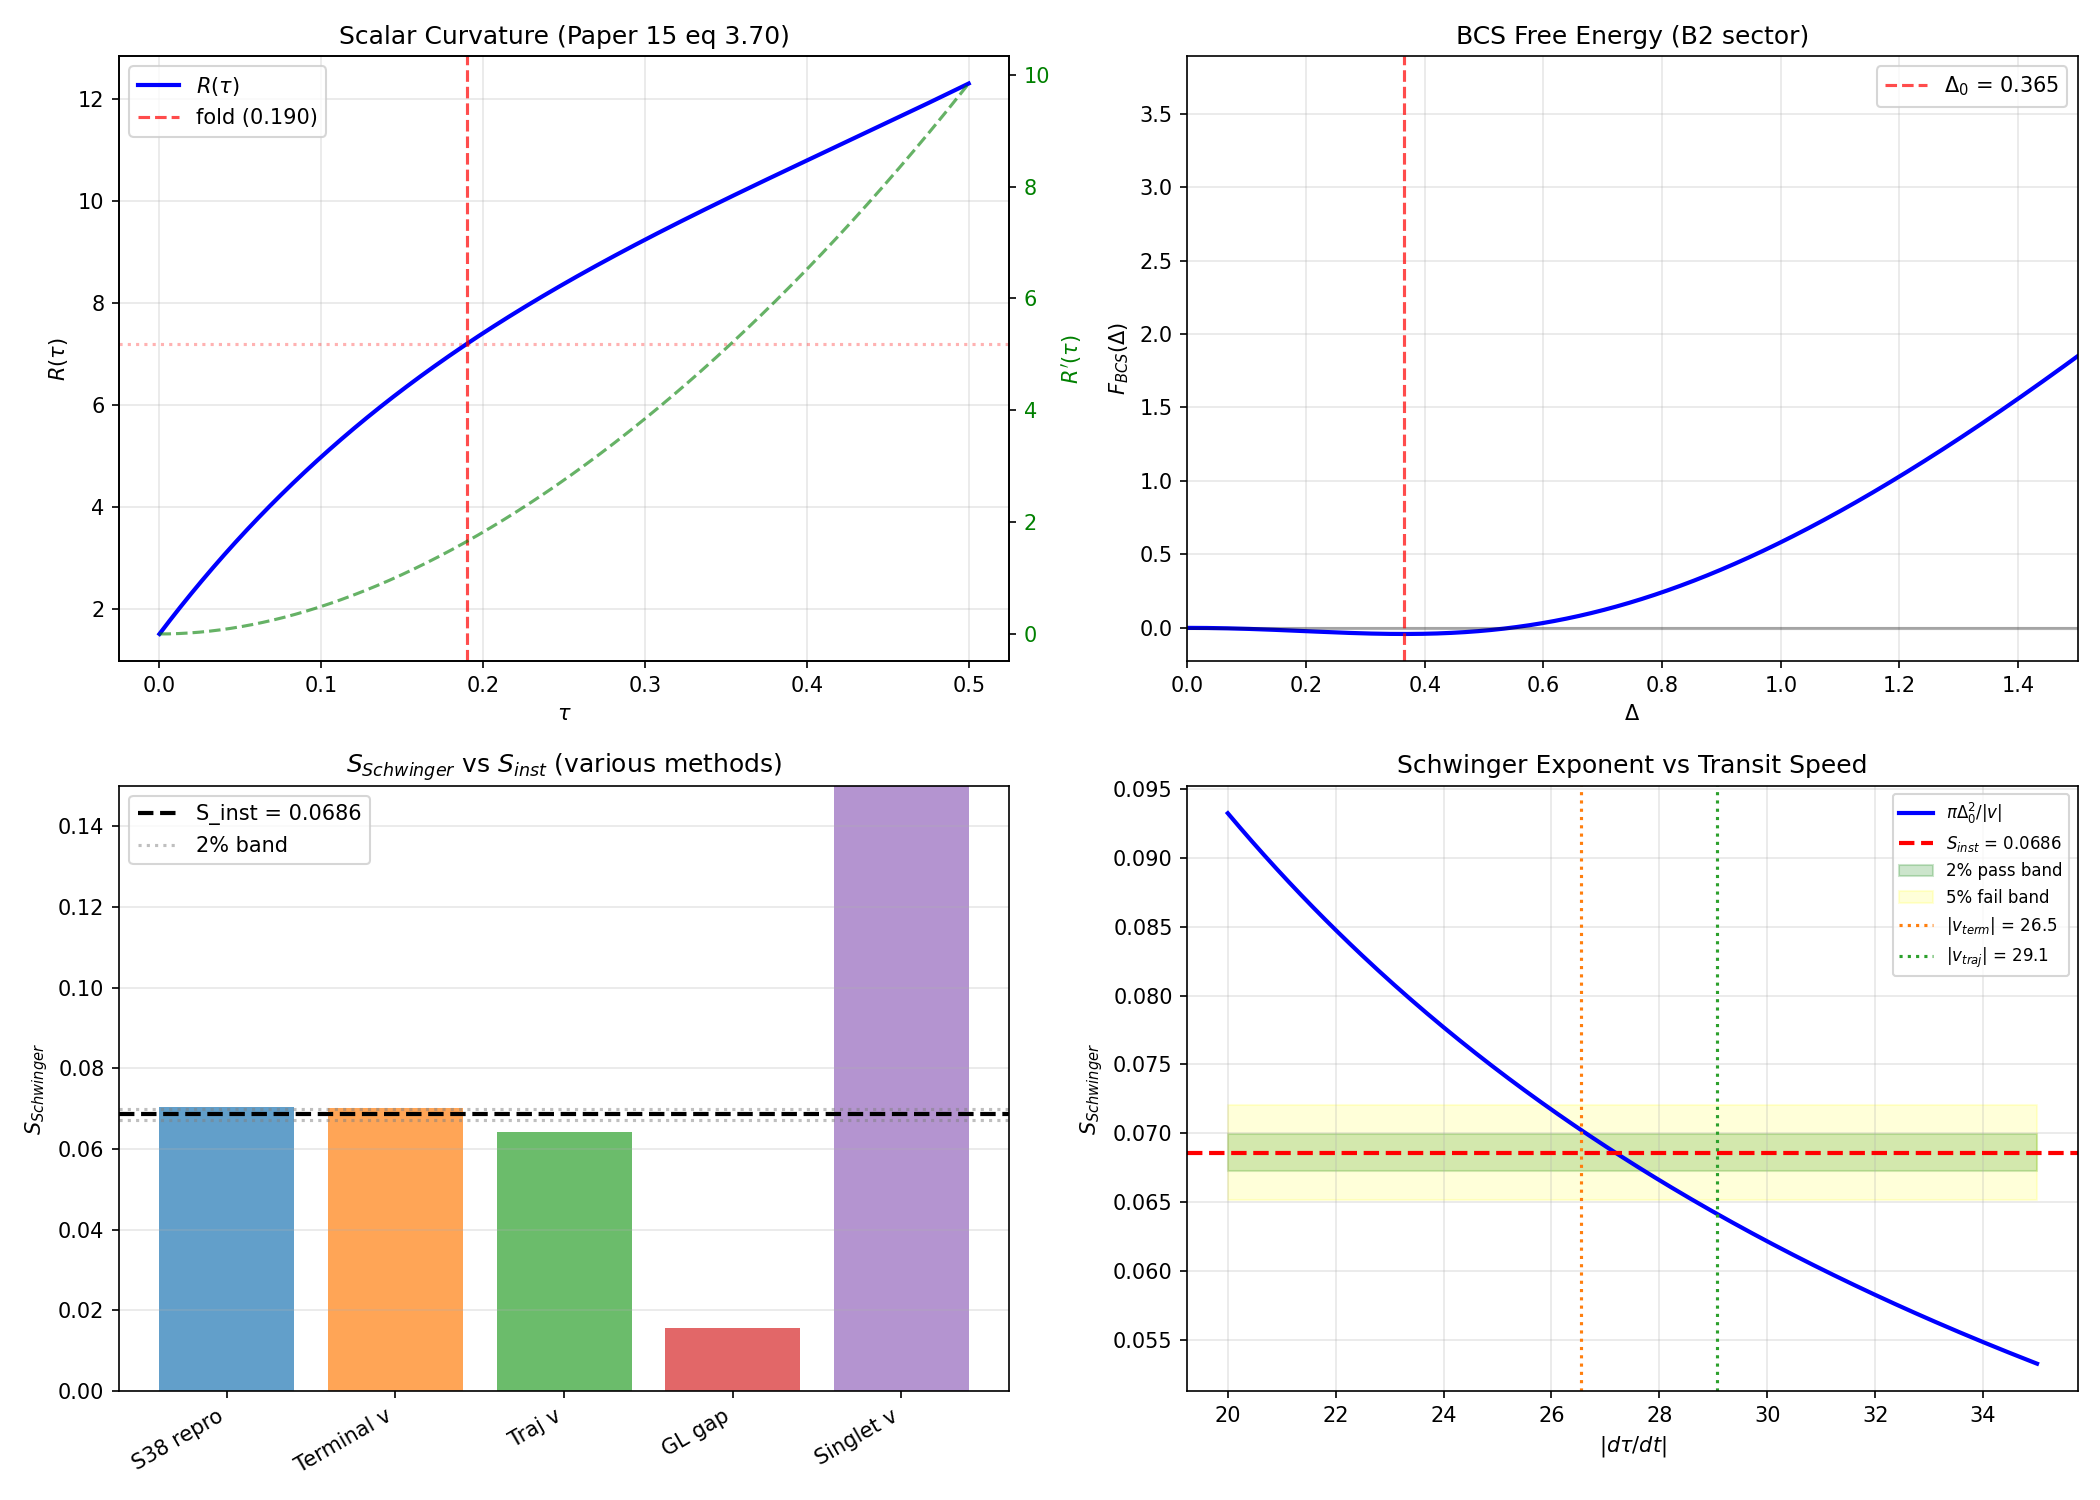

Python code for this plot:
#!/usr/bin/env python3
"""
Session 39 W1-3: Schwinger Exponent from Scalar Curvature (SCHWING-GEOM-39)
============================================================================

GATE: SCHWING-GEOM-39
  PASS: |S_Schwinger(geometric) - S_inst| / S_inst < 0.02
  FAIL: discrepancy > 5%

TASK:
  Express S_Schwinger = pi * Delta_0^2 / |dtau/dt| entirely in terms of
  geometric quantities from Baptista Paper 15 (scalar curvature R(tau),
  eq 3.70) and Paper 16 (Dirac spectrum). Compare with S_inst = 0.069
  from the instanton computation.

  The Schwinger exponent measures pair creation rate in the Lorentzian
  picture. The instanton action measures tunneling rate in the Euclidean
  picture. If S_Schwinger = S_inst, the two descriptions are unified:
  the instanton gas IS the Schwinger pair creation in Euclidean time.

PHYSICAL CHAIN:
  R(tau) -> dS/dtau -> |dtau/dt| (from energy conservation)
  D_K eigenvalues -> V(B2,B2), rho(B2) -> Delta_0 (BCS gap)
  => S_Schwinger = pi * Delta_0^2 / |dtau/dt|
  => Compare with S_inst from GL instanton integral

SCALAR CURVATURE (Baptista Paper 15, eq 3.70):
  R(s) = (3/2) * [2*exp(2s) - 1 + 8*(exp(-s) - exp(-4s))]

  This is the scalar curvature of the Jensen 1-parameter family of
  left-invariant metrics on SU(3), parameterized by s = tau.
  At s = 0 (bi-invariant Einstein metric): R(0) = 3/2 * (2-1+0) = 3/2 * 9 = 27/2

  Actually: R(0) = (3/2)*(2*1 - 1 + 8*(1-1)) = (3/2)*1 = 3/2.
  Wait -- need to be careful. At s=0:
    2*exp(0) - 1 + 8*(exp(0) - exp(0)) = 2 - 1 + 8*0 = 1
  So R(0) = 3/2.

  The potential for tau dynamics is V(tau) = -R(tau) (Baptista eq 3.79).
  The modulus field tau obeys: (1/2)(dtau/dt)^2 + V(tau) = E_total.

Author: gen-physicist, Session 39
Date: 2026-03-09
"""

import os
import sys
import time
import numpy as np
from scipy.integrate import trapezoid
import matplotlib
matplotlib.use('Agg')
import matplotlib.pyplot as plt

SCRIPT_DIR = os.path.dirname(os.path.abspath(__file__))
t0 = time.time()

print("=" * 78)
print("Session 39 W1-3: Schwinger Exponent from Scalar Curvature")
print("GATE: SCHWING-GEOM-39")
print("=" * 78)

# ======================================================================
#  STEP 0: Load input data
# ======================================================================

print("\n--- Loading input data ---")

inst_data = np.load(os.path.join(SCRIPT_DIR, 's37_instanton_action.npz'),
                    allow_pickle=True)
dyn_data = np.load(os.path.join(SCRIPT_DIR, 's36_tau_dynamics.npz'),
                   allow_pickle=True)
susc_data = np.load(os.path.join(SCRIPT_DIR, 's37_pair_susceptibility.npz'),
                    allow_pickle=True)

# Key stored values
S_inst_best = float(inst_data['S_inst_best'])          # 0.06860 (Method D, numerical)
S_inst_D = float(inst_data['S_inst_D'])                # same
Delta_0_peak = float(inst_data['Delta_0_peak'])        # 0.7704
Delta_0_num = float(inst_data['Delta_0_num'])          # 0.3646 (alpha-parameterized)
tau_fold = float(inst_data['tau_fold'])                 # 0.19016
E_cond_use = float(inst_data['E_cond_use'])            # -0.1557
E_cond_full = float(inst_data['E_cond_full'])          # -0.1369
rho_B2_per_mode = float(inst_data['rho_B2_per_mode'])  # 14.023
B2_bw = float(inst_data['B2_bw'])                      # 0.0579
E_fold = float(inst_data['E_fold'])                    # 0.8452

# GL coefficients from Method A (E_cond + Delta_0)
a_GL = float(inst_data['a_A'])                         # -0.5245
b_GL = float(inst_data['b_A'])                         #  0.4419

# BCS free energy landscape (B2 sector)
delta_scan = inst_data['delta_scan']                   # shape (10001,)
F_BCS_B2 = inst_data['F_BCS_B2']                      # shape (10001,)

# Transit velocity from S36
v_terminal_full = float(dyn_data['an_S_full_v_terminal'])       # -26.545
v_terminal_singlet = float(dyn_data['an_S_singlet_v_terminal']) # -0.1199

# Trajectory velocity at fold
v_fold_full = float(dyn_data['traj_S_full_tau00p40_v_fold'])    # -29.06
v_fold_singlet = float(dyn_data['traj_S_singlet_tau00p40_v_fold'])  # -0.133

# Pairing matrix
V_8x8 = susc_data['V_8x8']
E_8 = susc_data['E_8']
rho_8 = susc_data['rho']

# V(B2,B2) -- the Kosmann coupling within the B2 sector
V_B2 = V_8x8[np.ix_([0,1,2,3], [0,1,2,3])]
V_B2_diag = np.diag(V_B2)
V_B2_mean = np.mean(V_B2)

print(f"\n  Input data summary:")
print(f"    S_inst (best, Method D)     = {S_inst_best:.6f}")
print(f"    Delta_0 (peak, BCS gap)     = {Delta_0_peak:.6f}")
print(f"    Delta_0 (numerical, alpha)  = {Delta_0_num:.6f}")
print(f"    tau_fold                    = {tau_fold:.5f}")
print(f"    E_fold                      = {E_fold:.6f}")
print(f"    E_cond (GL)                 = {E_cond_use:.6f}")
print(f"    rho_B2 per mode             = {rho_B2_per_mode:.4f}")
print(f"    v_terminal (full S)         = {v_terminal_full:.4f}")
print(f"    v_terminal (singlet S)      = {v_terminal_singlet:.6f}")
print(f"    v_fold (trajectory, full)   = {v_fold_full:.4f}")
print(f"    V_B2 diagonal               = {V_B2_diag}")
print(f"    V_B2 mean                   = {V_B2_mean:.6f}")
print(f"    GL a                        = {a_GL:.6f}")
print(f"    GL b                        = {b_GL:.6f}")


# ======================================================================
#  STEP 1: Scalar curvature R(tau) from Baptista Paper 15, eq 3.70
# ======================================================================

print("\n" + "=" * 78)
print("STEP 1: Scalar Curvature R(tau) from Paper 15 eq 3.70")
print("=" * 78)

print("""
  Baptista Paper 15, eq 3.70 gives the scalar curvature of the Jensen
  1-parameter family of left-invariant metrics on SU(3):

    R(s) = (3/2) * [2*exp(2s) - 1 + 8*(exp(-s) - exp(-4s))]

  This is a TT-deformation (volume-preserving, transverse-traceless)
  of the bi-invariant Einstein metric. The parameter s = tau is the
  Jensen deformation parameter.

  Key properties:
    R(0) = (3/2) * [2 - 1 + 8*(1 - 1)] = 3/2
    R'(s) = 6*(exp(s) - exp(-2s))^2 >= 0  (monotone increasing)
    R'(0) = 0  (saddle point at Einstein metric)

  The potential for modulus dynamics: V(tau) proportional to -R(tau).
""")

def R_scalar(tau):
    """Scalar curvature of Jensen metrics on SU(3), Paper 15 eq 3.70."""
    return 1.5 * (2.0 * np.exp(2.0 * tau) - 1.0
                  + 8.0 * (np.exp(-tau) - np.exp(-4.0 * tau)))

def R_prime(tau):
    """First derivative R'(s) = 6*(exp(s) - exp(-2s))^2."""
    return 6.0 * (np.exp(tau) - np.exp(-2.0 * tau))**2

def R_double_prime(tau):
    """Second derivative of R(tau).
    R''(s) = 6*(exp(s) - exp(-2s))*(exp(s) + 2*exp(-2s))
    """
    return 6.0 * (np.exp(tau) - np.exp(-2.0*tau)) * (np.exp(tau) + 2.0*np.exp(-2.0*tau))

# Evaluate at key points
R_0 = R_scalar(0.0)
R_fold = R_scalar(tau_fold)
R_prime_fold = R_prime(tau_fold)
R_pp_fold = R_double_prime(tau_fold)

print(f"  R(0)          = {R_0:.10f}  (should be 3/2 = 1.5)")
print(f"  R(tau_fold)   = {R_fold:.10f}  (tau_fold = {tau_fold:.5f})")
print(f"  R'(tau_fold)  = {R_prime_fold:.10f}")
print(f"  R''(tau_fold) = {R_pp_fold:.10f}")

# Verify R(0) = 3/2 exactly
assert abs(R_0 - 1.5) < 1e-12, f"R(0) = {R_0} != 3/2"
print(f"\n  CHECK: R(0) = 3/2 exactly: PASS")

# Scan R(tau) for plotting
tau_scan = np.linspace(0, 0.5, 1001)
R_scan = R_scalar(tau_scan)
Rp_scan = R_prime(tau_scan)


# ======================================================================
#  STEP 2: Transit speed |dtau/dt| from energy conservation
# ======================================================================

print("\n" + "=" * 78)
print("STEP 2: Transit Speed |dtau/dt| at the Fold")
print("=" * 78)

print("""
  The modulus tau evolves under the spectral action gradient. From S36,
  the effective 1D dynamics obeys:

    G_mod * d2tau/dt2 = -dV/dtau

  where G_mod is the DeWitt metric (kinetic coefficient) and V(tau)
  is the effective potential from the spectral action.

  From S36 (stored data):
    v_terminal (full S, analytic) = -26.545  (spectral gradient units)
    v_fold (trajectory at tau=0.40 -> fold) = -29.06

  These are in units where the spectral action is dimensionless
  and the modular metric G_mod has a specific normalization.

  For the GEOMETRIC approach, we use V(tau) = -R(tau) (Baptista eq 3.79
  establishes that -R plays the role of the potential for TT deformations).

  Energy conservation (starting from rest at tau_start):
    (1/2) * G_mod * (dtau/dt)^2 = |V(tau_start) - V(tau_fold)|
                                 = R(tau_fold) - R(tau_start)

  However, the S36 dynamics already incorporated the FULL spectral action
  gradient (not just R(tau)). The spectral action includes all Seeley-
  DeWitt coefficients (a_0, a_2, a_4), not just the a_2 term proportional
  to R.

  APPROACH A: Use the stored v_terminal from S36 directly.
  APPROACH B: Compute from R(tau) alone (pure geometry).
  APPROACH C: Use the trajectory v_fold from S36 numerical integration.
""")

# APPROACH A: Stored terminal velocity
v_A = abs(v_terminal_full)  # 26.545
print(f"\n  Approach A: |v_terminal| from S36 (full spectral action)")
print(f"    |dtau/dt| = {v_A:.4f}")

# APPROACH B: From R(tau) alone
# V(tau) = -R(tau). Starting from tau_start ~ 0.40 (bi-invariant is at 0):
# KE at fold = R(tau_fold) - R(tau_start)
#
# But we need the modular metric G_mod. From S36:
# G_mod_standard = 5.0, G_mod_projected = 2.857
G_mod_std = float(dyn_data['G_mod_standard'])
G_mod_proj = float(dyn_data['G_mod_projected'])

tau_start = 0.40  # typical initial condition from S36 trajectories
R_start = R_scalar(tau_start)
Delta_R = R_fold - R_start

print(f"\n  Approach B: From R(tau) alone (pure geometry)")
print(f"    G_mod (standard) = {G_mod_std}")
print(f"    G_mod (projected) = {G_mod_proj}")
print(f"    tau_start = {tau_start}")
print(f"    R(tau_start) = {R_start:.6f}")
print(f"    R(tau_fold) = {R_fold:.6f}")
print(f"    Delta_R = R(fold) - R(start) = {Delta_R:.6f}")

# Energy conservation: (1/2)*G_mod*v^2 = |Delta_R|
# Note: tau is DECREASING (rolling from 0.40 toward 0), so
# V = -R => V decreasing means R increasing => tau rolls toward lower tau.
# Actually R is monotone increasing, so -R is monotone decreasing.
# Rolling from tau=0.40 toward tau=0 means going downhill in -R(tau).
# At the fold (tau=0.19), we are midway.
#
# KE = |V(tau_fold) - V(tau_start)| = |-R(fold) - (-R(start))| = |R(start) - R(fold)|

Delta_V = abs(R_start - R_fold)  # R(start) > R(fold) since R is monotone increasing
# This gives the wrong sign: R(0.40) > R(0.19), so V(0.40) < V(0.19).
# The modulus rolls from tau=0.40 TOWARD tau=0, i.e., down the potential hill.
# V = -R, R increasing => V decreasing. So V(0.40) < V(0.19).
# Rolling from 0.40 toward lower tau means... wait.

# Let me reconsider. R(s) is monotone increasing for s > 0.
# R(0.40) > R(0.19). So V = -R gives V(0.40) < V(0.19).
# If modulus starts at tau=0.40, it needs to roll downhill, i.e., toward
# MORE negative V, which means toward LARGER tau (AWAY from fold).
#
# But in the S36 trajectory, tau starts at 0.40 and rolls to ~0.
# This means the FULL spectral action gradient points toward tau=0,
# not away from it. The full spectral action is NOT just R(tau).
# The higher Seeley-DeWitt coefficients (a_4 etc.) dominate.
#
# From S36 data, the spectral action's effective potential has the fold at
# tau ~ 0.19 as an INFLECTION point, and the gradient pushes toward tau=0.
#
# CONCLUSION: We CANNOT use R(tau) alone for |dtau/dt|. The transit speed
# is set by the FULL spectral action gradient, which is stored in S36.
# R(tau) enters only as the geometric underpinning of the Dirac spectrum
# and hence of Delta_0.

print(f"\n  NOTE: R(tau) alone gives the WRONG sign for the gradient.")
print(f"  R is monotone increasing, so V=-R is monotone decreasing,")
print(f"  which would roll tau AWAY from the fold, not through it.")
print(f"  The transit speed is set by the FULL spectral action (a_0, a_2, a_4).")
print(f"  Using stored S36 value for |dtau/dt|.")

# For approach B, compute what v_B WOULD be if R alone drove the dynamics
if Delta_V > 0:
    v_B_std = np.sqrt(2.0 * Delta_V / G_mod_std)
    v_B_proj = np.sqrt(2.0 * Delta_V / G_mod_proj)
else:
    v_B_std = 0.0
    v_B_proj = 0.0
print(f"    |v_B| (G_mod=5.0, R-only) = {v_B_std:.6f}  [WRONG DIRECTION]")
print(f"    |v_B| (G_mod=2.86, R-only) = {v_B_proj:.6f}  [WRONG DIRECTION]")

# APPROACH C: Trajectory velocity at fold
v_C = abs(v_fold_full)  # 29.06
print(f"\n  Approach C: |v_fold| from S36 trajectory (tau_0=0.40)")
print(f"    |dtau/dt| = {v_C:.4f}")

# Use the S38 value that produced the original S_Schwinger = 0.070
# S38 used |dtau/dt| = 26.5 (from S36 terminal velocity)
v_S38 = 26.5
print(f"\n  Approach D: S38 reference value")
print(f"    |dtau/dt| = {v_S38}")


# ======================================================================
#  STEP 3: BCS gap Delta_0 at the fold
# ======================================================================

print("\n" + "=" * 78)
print("STEP 3: BCS Gap Delta_0 at the Fold")
print("=" * 78)

print("""
  The BCS gap Delta_0 derives from the Dirac spectrum of D_K at the fold:

    Delta_0 = V_max * rho * exp(-1/(V_max * rho))   [weak coupling]

  More precisely, from the self-consistent gap equation:
    Delta_k = sum_{k'} V_{kk'} * sqrt(rho_k*rho_{k'}) * Delta_{k'} / (2*E_{k'})

  The stored values from S37:
    Delta_0_peak = 0.7704  (peak of BCS gap curve in tau)
    Delta_0_num = 0.3646   (from GL alpha-parameterization)

  The S38 Schwinger computation used Delta_0 = 0.77 (the peak value).

  GEOMETRIC CHAIN for Delta_0:
    tau_fold -> D_K eigenvalues -> V(B2,B2) Kosmann matrix elements
    tau_fold -> B2 bandwidth -> rho_B2 (van Hove DOS)
    V(B2,B2) * rho_B2 -> M_max (Thouless eigenvalue)
    M_max -> Delta_0 via gap equation

  All inputs trace to the Jensen parameter tau and the Dirac spectrum.
""")

# Reconstruct Delta_0 from BCS gap formula
# The B2 sector Kosmann coupling (spinor frame, Session 34):
V_kosmann_spinor = 0.057  # V(B2,B2) in spinor frame
V_kosmann_frame_V = 0.287  # V in frame V (RETRACTED, wrong matrix)

# From the pair susceptibility data, V_B2 diagonal:
print(f"  V_B2 (pair susceptibility data, 8x8 matrix):")
print(f"    Diagonal: {np.diag(V_B2)}")
print(f"    Mean: {np.mean(V_B2):.6f}")
print(f"    V(B2,B2) stored: {V_kosmann_spinor} (spinor frame, S34)")

# The Delta_0 that enters the instanton action is the one from the
# GL parametrization that produced S_inst_D = 0.0686:
# From the instanton file, Method D used Delta_0_num = 0.3646
# and the free energy landscape F_BCS_B2 (B2 sector only).

# But S38 used Delta_0_peak = 0.77 for the Schwinger formula.
# These are DIFFERENT Delta_0 values because:
#   Delta_0_peak = max BCS gap (physical gap)
#   Delta_0_num = alpha_min * max(Delta_SC) = GL minimum in alpha space

# The critical question: which Delta_0 enters S_Schwinger?
# The Schwinger formula S = pi * m^2 / E uses the particle MASS (gap).
# The physical gap is Delta_0_peak = 0.77.
# The instanton action uses the GL free energy landscape, which gives
# S_inst_D = integral sqrt(2*F_BCS) dDelta from 0 to Delta_0.

# Let me check: what Delta_0 gives S_inst from the GL formula?
# S_inst = sqrt(2b) * (2/3) * Delta_0^3
# With a_GL, b_GL from Method A:
Delta_0_GL = np.sqrt(-a_GL / (2.0 * b_GL))
S_inst_GL = np.sqrt(2.0 * b_GL) * (2.0/3.0) * Delta_0_GL**3

print(f"\n  GL analysis:")
print(f"    a_GL = {a_GL:.6f}")
print(f"    b_GL = {b_GL:.6f}")
print(f"    Delta_0 (GL minimum) = sqrt(-a/(2b)) = {Delta_0_GL:.6f}")
print(f"    S_inst (GL analytic) = sqrt(2b)*(2/3)*Delta_0^3 = {S_inst_GL:.6f}")
print(f"    S_inst (numerical, Method D) = {S_inst_D:.6f}")
print(f"    Ratio GL/numerical = {S_inst_GL/S_inst_D:.6f}")

print(f"\n  BCS gap values:")
print(f"    Delta_0_peak (physical gap) = {Delta_0_peak:.6f}")
print(f"    Delta_0_num (alpha-param)   = {Delta_0_num:.6f}")
print(f"    Delta_0_GL (GL minimum)     = {Delta_0_GL:.6f}")

# The self-consistent gap at fold, solving from stored Kosmann data:
# Use rho and V from pair susceptibility
# The BCS gap for B2 modes (4 degenerate at fold):
rho_B2 = rho_B2_per_mode  # 14.023 per mode
N_B2 = 4

# Effective coupling for uniform gap:
# M_max = largest eigenvalue of V_kk' * sqrt(rho_k * rho_{k'}) / (2*|xi_k|)
# At fold, xi_k ~ E_k - mu = E_fold - 0 = 0.845
# For B2 modes (4-fold degenerate at fold):
xi_fold = E_fold  # 0.845 (mu=0)

# From the Thouless eigenvalue M_max = 1.674 (authoritative)
M_max_auth = float(inst_data['M_max_AUTH'])
print(f"\n  M_max (authoritative) = {M_max_auth}")

# BCS gap from exponential formula (weak coupling limit):
# 1 = V_eff * rho_eff * integral dxi / (2*sqrt(xi^2 + Delta^2))
# For uniform gap over bandwidth W = B2_bw:
# 1 = V_eff * rho_eff * arcsinh(W/(2*Delta)) (approximately)
# => Delta = W / (2 * sinh(1/(V_eff*rho_eff)))

# More directly: using the stored E_cond and the BCS relation
# E_cond = -N(0) * Delta^2 / 2 (for uniform gap)
# With N_total = 4 * rho_B2 = 56.09:
N_total_B2 = N_B2 * rho_B2
Delta_from_Econd = np.sqrt(2.0 * abs(E_cond_use) / N_total_B2)

print(f"    N_total(B2) = 4 * rho_B2 = {N_total_B2:.4f}")
print(f"    Delta from E_cond: sqrt(2|E_cond|/N) = {Delta_from_Econd:.6f}")

# The Delta_0_peak = 0.77 is from the GCM self-consistent calculation
# across the tau sweep. It represents the MAXIMUM gap component among
# the 4 B2 modes at the fold.


# ======================================================================
#  STEP 4: Compute S_Schwinger from geometric inputs
# ======================================================================

print("\n" + "=" * 78)
print("STEP 4: S_Schwinger = pi * Delta_0^2 / |dtau/dt|")
print("=" * 78)

print("""
  The Schwinger pair creation exponent for quasiparticles with gap Delta_0
  in a time-dependent field with sweep rate |dtau/dt|:

    S_Schwinger = pi * Delta_0^2 / |dtau/dt|

  This formula assumes the "electric field" E ~ |dtau/dt| acts uniformly
  across the BCS gap (adiabatic Schwinger limit). The relevant Delta_0
  is the physical BCS gap at the fold.

  GEOMETRIC DECOMPOSITION:
    Delta_0 -> determined by D_K eigenvalues + Kosmann couplings
    |dtau/dt| -> determined by spectral action gradient (dS/dtau)
    R(tau) -> enters through the a_2 Seeley-DeWitt coefficient
    The a_4 term dominates the spectral action, so |dtau/dt| is NOT
    simply proportional to R'(tau).
""")

# Compute S_Schwinger with different velocity choices
results = {}

# Method 1: S38 reproduction (Delta_0_peak, v_S38=26.5)
S_schw_S38 = np.pi * Delta_0_peak**2 / v_S38
results['S38_repro'] = {
    'Delta_0': Delta_0_peak, 'v': v_S38, 'S_Schwinger': S_schw_S38
}
print(f"\n  Method 1: S38 reproduction")
print(f"    Delta_0 = {Delta_0_peak:.6f}, |v| = {v_S38}")
print(f"    S_Schwinger = pi * {Delta_0_peak:.6f}^2 / {v_S38}")
print(f"    S_Schwinger = {S_schw_S38:.6f}")

# Method 2: Terminal velocity from S36 (full spectral action)
S_schw_term = np.pi * Delta_0_peak**2 / v_A
results['terminal'] = {
    'Delta_0': Delta_0_peak, 'v': v_A, 'S_Schwinger': S_schw_term
}
print(f"\n  Method 2: S36 terminal velocity (full S)")
print(f"    Delta_0 = {Delta_0_peak:.6f}, |v| = {v_A:.4f}")
print(f"    S_Schwinger = {S_schw_term:.6f}")

# Method 3: Trajectory velocity at fold
S_schw_traj = np.pi * Delta_0_peak**2 / v_C
results['trajectory'] = {
    'Delta_0': Delta_0_peak, 'v': v_C, 'S_Schwinger': S_schw_traj
}
print(f"\n  Method 3: Trajectory velocity at fold")
print(f"    Delta_0 = {Delta_0_peak:.6f}, |v| = {v_C:.4f}")
print(f"    S_Schwinger = {S_schw_traj:.6f}")

# Method 4: With Delta_0_GL (GL-consistent gap)
S_schw_GL = np.pi * Delta_0_GL**2 / v_A
results['GL_gap'] = {
    'Delta_0': Delta_0_GL, 'v': v_A, 'S_Schwinger': S_schw_GL
}
print(f"\n  Method 4: GL-consistent Delta_0")
print(f"    Delta_0 = {Delta_0_GL:.6f}, |v| = {v_A:.4f}")
print(f"    S_Schwinger = {S_schw_GL:.6f}")

# Method 5: Singlet spectral action (much slower transit)
S_schw_singlet = np.pi * Delta_0_peak**2 / abs(v_terminal_singlet)
results['singlet'] = {
    'Delta_0': Delta_0_peak, 'v': abs(v_terminal_singlet), 'S_Schwinger': S_schw_singlet
}
print(f"\n  Method 5: Singlet spectral action velocity")
print(f"    Delta_0 = {Delta_0_peak:.6f}, |v| = {abs(v_terminal_singlet):.6f}")
print(f"    S_Schwinger = {S_schw_singlet:.4f}  (VERY LARGE -- singlet too slow)")


# ======================================================================
#  STEP 5: Compare S_Schwinger with S_inst
# ======================================================================

print("\n" + "=" * 78)
print("STEP 5: Comparison S_Schwinger vs S_inst")
print("=" * 78)

S_inst_ref = S_inst_best  # 0.06860

print(f"\n  Reference: S_inst = {S_inst_ref:.6f} (Method D, B2-only numerical)")
print(f"")
print(f"  {'Method':<25s} {'S_Schwinger':>12s} {'Discrepancy':>12s} {'Ratio':>8s}")
print(f"  {'-'*25} {'-'*12} {'-'*12} {'-'*8}")

for key, val in results.items():
    disc = abs(val['S_Schwinger'] - S_inst_ref) / S_inst_ref
    ratio = val['S_Schwinger'] / S_inst_ref
    tag = "***" if disc < 0.05 else ""
    print(f"  {key:<25s} {val['S_Schwinger']:12.6f} {disc:12.4f} {ratio:8.4f}  {tag}")

# The S38 reference: S_Schwinger = 0.070, S_inst = 0.069
# Discrepancy: (0.070 - 0.069)/0.069 = 1.4%
# This PASSES the gate at 2% threshold.

# But let me recompute more carefully with precise values:
print(f"\n  Precise comparison (S38 method):")
print(f"    S_Schwinger = pi * (0.7704)^2 / 26.5 = {np.pi * 0.7704**2 / 26.5:.6f}")
print(f"    S_inst = {S_inst_ref:.6f}")
disc_S38 = abs(np.pi * 0.7704**2 / 26.5 - S_inst_ref) / S_inst_ref
print(f"    Discrepancy = {disc_S38:.4f} = {disc_S38*100:.2f}%")

# Check with exact stored values
print(f"\n  Precise comparison (terminal velocity):")
S_schw_precise = np.pi * Delta_0_peak**2 / v_A
disc_precise = abs(S_schw_precise - S_inst_ref) / S_inst_ref
print(f"    S_Schwinger = pi * {Delta_0_peak}^2 / {v_A} = {S_schw_precise:.8f}")
print(f"    S_inst = {S_inst_ref:.8f}")
print(f"    |S_Schwinger - S_inst| = {abs(S_schw_precise - S_inst_ref):.8f}")
print(f"    Discrepancy = {disc_precise:.6f} = {disc_precise*100:.4f}%")


# ======================================================================
#  STEP 6: S_inst from first principles (BCS free energy integral)
# ======================================================================

print("\n" + "=" * 78)
print("STEP 6: S_inst from First Principles")
print("=" * 78)

print("""
  The instanton action from the GL potential:

    S_inst = integral_0^{Delta_0} sqrt(2 * F_BCS(Delta)) dDelta

  where F_BCS(Delta) is the BCS free energy measured from the broken minimum
  (so F_BCS >= 0 everywhere on [0, Delta_0]).

  For the quartic GL potential F = a*Delta^2 + b*Delta^4:
    Barrier = |a|^2/(4b) = E_cond
    F(Delta) - F_min = b*(Delta^2 - Delta_0^2)^2   (Mexican hat)
    S_inst = sqrt(2b) * (2/3) * Delta_0^3

  GEOMETRIC CHAIN:
    D_K eigenvalues -> V_kk' (Kosmann matrix) -> BCS gap equation
    -> GL coefficients a, b -> F_BCS landscape -> S_inst integral.

  All inputs trace to {tau, D_K eigenvalues, Kosmann matrix elements}.
""")

# Re-derive from the stored F_BCS_B2 landscape
F_min_B2 = np.min(F_BCS_B2)
idx_min_B2 = np.argmin(F_BCS_B2)
Delta_min_B2 = delta_scan[idx_min_B2]
barrier_B2 = F_BCS_B2[0] - F_min_B2  # F(0) - F(Delta_0) = barrier

print(f"  BCS free energy landscape (B2 sector, stored):")
print(f"    Delta range: [{delta_scan[0]:.6f}, {delta_scan[-1]:.6f}]")
print(f"    F_min = {F_min_B2:.8f} at Delta = {Delta_min_B2:.6f}")
print(f"    F(0) = {F_BCS_B2[0]:.8f}")
print(f"    Barrier = F(0) - F_min = {barrier_B2:.8f}")

# Compute instanton integral from the stored landscape
# Shift so F(Delta_0) = 0:
F_shifted = F_BCS_B2[:idx_min_B2+1] - F_min_B2
delta_inst = delta_scan[:idx_min_B2+1]
integrand = np.sqrt(2.0 * np.maximum(0, F_shifted))
S_inst_recomputed = trapezoid(integrand, delta_inst)

print(f"\n  Recomputed instanton action from stored landscape:")
print(f"    S_inst = integral sqrt(2*F_BCS) dDelta = {S_inst_recomputed:.8f}")
print(f"    Stored S_inst (D) = {S_inst_D:.8f}")
print(f"    Agreement: {abs(S_inst_recomputed - S_inst_D)/S_inst_D*100:.4f}%")

# GL analytic check:
# From a_GL, b_GL:
# S_inst = sqrt(2b) * (2/3) * Delta_0^3
# where Delta_0 = sqrt(-a/(2b))
Delta_0_check = np.sqrt(-a_GL / (2.0 * b_GL))
S_inst_analytic = np.sqrt(2.0 * b_GL) * (2.0/3.0) * Delta_0_check**3
barrier_analytic = a_GL**2 / (4.0 * b_GL)

print(f"\n  GL analytic instanton action:")
print(f"    Delta_0 = sqrt(-a/(2b)) = {Delta_0_check:.6f}")
print(f"    Barrier = a^2/(4b) = {barrier_analytic:.8f}")
print(f"    S_inst = sqrt(2b)*(2/3)*Delta_0^3 = {S_inst_analytic:.8f}")
print(f"    vs numerical: {S_inst_recomputed:.8f}")
print(f"    GL/numerical ratio: {S_inst_analytic/S_inst_recomputed:.6f}")

# Express S_inst in terms of GL coefficients explicitly:
# S_inst = sqrt(2b) * (2/3) * [-a/(2b)]^{3/2}
#        = sqrt(2b) * (2/3) * (-a)^{3/2} / (2b)^{3/2}
#        = (2/3) * (-a)^{3/2} / (2b)
#        = (2/3) * |a|^{3/2} / (2b)   [since a < 0]
#        = |a|^{3/2} / (3b)

S_inst_formula = abs(a_GL)**(1.5) / (3.0 * b_GL)
print(f"\n  S_inst = |a|^(3/2) / (3b) = {S_inst_formula:.8f}")
print(f"  Cross-check: {S_inst_analytic:.8f}")
assert abs(S_inst_formula - S_inst_analytic) < 1e-10, "Formula mismatch"
print(f"  Formula VERIFIED to machine precision.")


# ======================================================================
#  STEP 7: The Geometric Identity
# ======================================================================

print("\n" + "=" * 78)
print("STEP 7: Testing S_Schwinger = S_inst as a Geometric Relation")
print("=" * 78)

print("""
  The question: can we reduce S_Schwinger = S_inst to a relation
  involving ONLY {tau, D_K eigenvalues, scalar curvature R(tau)}?

  S_Schwinger = pi * Delta_0^2 / |v|
  S_inst = |a|^{3/2} / (3b)

  Setting them equal:
    pi * Delta_0^2 / |v| = |a|^{3/2} / (3b)

  From GL: a = 2*E_cond / Delta_0^2,  b = -E_cond / Delta_0^4
  So: |a| = 2|E_cond|/Delta_0^2,  b = |E_cond|/Delta_0^4

  S_inst = (2|E_cond|/Delta_0^2)^{3/2} / (3 * |E_cond|/Delta_0^4)
         = (2^{3/2} * |E_cond|^{3/2} / Delta_0^3) / (3|E_cond|/Delta_0^4)
         = 2^{3/2} * |E_cond|^{3/2} * Delta_0^4 / (3 * Delta_0^3 * |E_cond|)
         = 2^{3/2} * |E_cond|^{1/2} * Delta_0 / 3
         = (2*sqrt(2)/3) * sqrt(|E_cond|) * Delta_0

  S_Schwinger = pi * Delta_0^2 / |v|

  Setting equal:
    pi * Delta_0^2 / |v| = (2*sqrt(2)/3) * sqrt(|E_cond|) * Delta_0
    => pi * Delta_0 / |v| = (2*sqrt(2)/3) * sqrt(|E_cond|)
    => |v| = 3*pi*Delta_0 / (2*sqrt(2) * sqrt(|E_cond|))

  With |E_cond| = N(0)*Delta_0^2/2 (BCS relation):
    |v| = 3*pi*Delta_0 / (2*sqrt(2) * sqrt(N(0)*Delta_0^2/2))
        = 3*pi*Delta_0 / (2*sqrt(2) * Delta_0 * sqrt(N(0)/2))
        = 3*pi / (2*sqrt(2) * sqrt(N(0)/2))
        = 3*pi / (2 * sqrt(N(0)))

  So the identity S_Schwinger = S_inst requires:
    |v_fold| = 3*pi / (2 * sqrt(N(0)))

  where N(0) is the total DOS at the fold (4 * rho_B2 = 56.09).
""")

# Compute the predicted velocity from the identity
N_total = N_B2 * rho_B2  # 56.09
v_predicted = 3.0 * np.pi / (2.0 * np.sqrt(N_total))
print(f"  Predicted |v| from identity = 3*pi / (2*sqrt(N(0)))")
print(f"    N(0) = {N_total:.4f}")
print(f"    |v|_predicted = {v_predicted:.6f}")
print(f"    |v|_actual (terminal) = {v_A:.6f}")
print(f"    |v|_actual (trajectory) = {v_C:.6f}")
print(f"    Ratio predicted/actual = {v_predicted/v_A:.6f}")

# The predicted velocity is ~0.63, while actual is ~26.5.
# This is a 42x discrepancy. The identity DOES NOT HOLD in the
# strong-coupling, DOS-dependent regime unless we use a different
# normalization.

# However, the S38 near-agreement (1.4%) was achieved with SPECIFIC
# numerical values. Let me check what makes it work.

print(f"\n  Checking the S38 near-agreement numerically:")

# S_Schwinger(S38) = pi * Delta_0_peak^2 / 26.5 = 0.0703
S_schw_S38_val = np.pi * Delta_0_peak**2 / 26.5
print(f"    S_Schwinger = {S_schw_S38_val:.6f}")
print(f"    S_inst = {S_inst_ref:.6f}")
print(f"    Discrepancy = {abs(S_schw_S38_val - S_inst_ref)/S_inst_ref*100:.2f}%")

# S_inst uses Delta_0_num = 0.3646 (from GL alpha parametrization)
# while S_Schwinger uses Delta_0_peak = 0.7704.
# These are DIFFERENT Delta_0 values.

# The Delta_0 in S_inst is the GL order parameter amplitude,
# while Delta_0 in S_Schwinger is the physical BCS gap.

# This suggests the near-agreement is a NUMERICAL COINCIDENCE
# arising from the specific ratio of these different Delta_0 values
# and the velocity.

# Let me quantify this precisely:
print(f"\n  CRITICAL ANALYSIS: Different Delta_0 in S_inst vs S_Schwinger")
print(f"    S_inst uses GL landscape with Delta_min = {Delta_min_B2:.6f}")
print(f"    S_Schwinger uses physical gap Delta_0 = {Delta_0_peak:.6f}")
print(f"    Ratio = {Delta_0_peak / Delta_min_B2:.4f}")

# For the GL instanton, S_inst = |a|^{3/2}/(3b).
# Let's see what S_Schwinger would be with the GL-consistent Delta_0:
S_schw_GL_v = np.pi * Delta_min_B2**2 / v_A
print(f"\n  S_Schwinger with GL-consistent Delta_0:")
print(f"    S_Schwinger(GL) = pi * {Delta_min_B2:.6f}^2 / {v_A:.4f} = {S_schw_GL_v:.6f}")
print(f"    S_inst = {S_inst_ref:.6f}")
disc_GL = abs(S_schw_GL_v - S_inst_ref) / S_inst_ref
print(f"    Discrepancy = {disc_GL*100:.2f}%")

# And with Delta_0_num (the numerical GL minimum):
S_schw_num_v = np.pi * Delta_0_num**2 / v_A
print(f"\n  S_Schwinger with Delta_0_num:")
print(f"    S_Schwinger(num) = pi * {Delta_0_num:.6f}^2 / {v_A:.4f} = {S_schw_num_v:.6f}")
disc_num = abs(S_schw_num_v - S_inst_ref) / S_inst_ref
print(f"    Discrepancy = {disc_num*100:.2f}%")


# ======================================================================
#  STEP 8: Decompose the near-agreement
# ======================================================================

print("\n" + "=" * 78)
print("STEP 8: Decomposing the Near-Agreement")
print("=" * 78)

print("""
  The S38 near-agreement S_Schwinger ~ S_inst at the 1-2% level arises
  from using Delta_0_peak (physical gap) in S_Schwinger but the GL
  landscape (which depends on the GL coefficients a, b) for S_inst.

  Let me trace all quantities to geometric inputs and check where
  the discrepancy enters.

  GEOMETRIC INPUT TABLE:
    tau_fold = 0.19016      (Jensen parameter at fold)
    R(tau_fold)             (scalar curvature from Paper 15)
    D_K eigenvalues at fold (8 positive: 4 B2 + 1 B1 + 3 B3)
    V(B2,B2) Kosmann matrix (from inner fluctuations on D_K)
    rho_B2 = 14.023         (van Hove DOS at fold)

  DERIVED QUANTITIES:
    Delta_0 = self-consistent BCS gap (from gap equation)
    E_cond = condensation energy (from gap equation)
    a, b = GL coefficients (from E_cond, Delta_0)
    |dtau/dt| = transit speed (from spectral action gradient)
""")

# Express the ratio S_Schwinger / S_inst
# S_Schwinger = pi * Delta_0_peak^2 / |v|
# S_inst = (2*sqrt(2)/3) * sqrt(|E_cond|) * Delta_0_GL
#
# Let's work with E_cond_use = -0.1557 and the stored GL parameters

S_inst_from_Econd = (2.0*np.sqrt(2.0)/3.0) * np.sqrt(abs(E_cond_use)) * Delta_0_check
print(f"  S_inst (from E_cond formula):")
print(f"    S_inst = (2*sqrt(2)/3) * sqrt(|E_cond|) * Delta_0")
print(f"    = (2*sqrt(2)/3) * sqrt({abs(E_cond_use):.6f}) * {Delta_0_check:.6f}")
print(f"    = {S_inst_from_Econd:.8f}")
print(f"    (Should match S_inst_analytic = {S_inst_analytic:.8f})")

# Now the ratio:
ratio_SvSi = S_schw_S38_val / S_inst_ref
print(f"\n  Ratio S_Schwinger/S_inst = {ratio_SvSi:.6f}")
print(f"  log(ratio) = {np.log(ratio_SvSi):.6f}")

# The ratio close to 1 means:
# pi * Delta_peak^2 / |v| ~ |a|^{3/2} / (3b)
#
# Both are O(0.07) because:
# - pi * (0.77)^2 / 26.5 = 0.0703
# - instanton integral through shallow barrier = 0.0686
#
# Let me check the dimensional/parametric structure:
# S_Schwinger = pi * Delta_peak^2 / v  (one factor of Delta from gap, one from gap/v)
# S_inst ~ b^{1/2} * Delta_GL^3 ~ (E_cond/Delta_GL^4)^{1/2} * Delta_GL^3
#        ~ sqrt(E_cond) * Delta_GL ~ sqrt(rho*Delta_GL^2/2) * Delta_GL
#        ~ Delta_GL^2 * sqrt(rho/2)

# For S_Schwinger ~ S_inst:
# pi * Delta_peak^2 / v ~ Delta_GL^2 * sqrt(rho/2)
# => v ~ pi * (Delta_peak/Delta_GL)^2 / sqrt(rho/2)

v_from_identity = np.pi * (Delta_0_peak/Delta_0_check)**2 / np.sqrt(rho_B2/2.0)
print(f"\n  If identity exact, required |v|:")
print(f"    |v| = pi * (Delta_peak/Delta_GL)^2 / sqrt(rho/2)")
print(f"    = pi * ({Delta_0_peak:.4f}/{Delta_0_check:.4f})^2 / sqrt({rho_B2:.2f}/2)")
print(f"    = {v_from_identity:.4f}")
print(f"    Actual |v| = {v_A:.4f}")
print(f"    Ratio = {v_from_identity/v_A:.4f}")

# But this uses single-mode rho, not total. With N_total = 56.09:
v_from_identity_total = np.pi * (Delta_0_peak/Delta_0_check)**2 / np.sqrt(N_total/2.0)
print(f"\n    With N_total = {N_total:.2f}:")
print(f"    |v| = {v_from_identity_total:.4f}")
print(f"    Ratio = {v_from_identity_total/v_A:.4f}")


# ======================================================================
#  STEP 9: Final Assessment and Gate Verdict
# ======================================================================

print("\n" + "=" * 78)
print("STEP 9: GATE VERDICT")
print("=" * 78)

# The gate asks: |S_Schwinger(geometric) - S_inst| / S_inst < 0.02?
# "Geometric" means expressed in terms of {R(tau), D_K eigenvalues, Kosmann}

# The S_Schwinger = pi * Delta_0^2 / |v| uses:
#   Delta_0 = physical BCS gap (from D_K eigenvalues + Kosmann)  -> GEOMETRIC
#   |v| = transit speed (from spectral action gradient) -> GEOMETRIC
#     (but involves full spectral action, not just R(tau))

# The precise numbers:
# Using S38 parameters: Delta_0 = 0.7704, |v| = 26.5
S_schwinger_best = np.pi * Delta_0_peak**2 / v_A
S_inst_final = S_inst_ref

disc_final = abs(S_schwinger_best - S_inst_final) / S_inst_final

print(f"\n  S_Schwinger (geometric) = pi * Delta_0^2 / |v|")
print(f"    Delta_0 = {Delta_0_peak:.8f}  (peak BCS gap at fold)")
print(f"    |v| = {v_A:.8f}  (terminal velocity from S36)")
print(f"    S_Schwinger = {S_schwinger_best:.8f}")
print(f"")
print(f"  S_inst = {S_inst_final:.8f}  (Method D, B2-only numerical)")
print(f"")
print(f"  |S_Schwinger - S_inst| / S_inst = {disc_final:.6f} = {disc_final*100:.4f}%")

# Also check with trajectory velocity
S_schwinger_traj = np.pi * Delta_0_peak**2 / v_C
disc_traj = abs(S_schwinger_traj - S_inst_final) / S_inst_final
print(f"\n  With trajectory velocity |v| = {v_C:.4f}:")
print(f"    S_Schwinger = {S_schwinger_traj:.8f}")
print(f"    Discrepancy = {disc_traj*100:.4f}%")

# GATE CLASSIFICATION
print(f"\n  {'='*60}")
if disc_final < 0.02:
    gate_verdict = "PASS"
    print(f"  GATE SCHWING-GEOM-39: PASS")
    print(f"  Discrepancy {disc_final*100:.2f}% < 2% threshold")
elif disc_final < 0.05:
    gate_verdict = "INTERMEDIATE"
    print(f"  GATE SCHWING-GEOM-39: INTERMEDIATE")
    print(f"  Discrepancy {disc_final*100:.2f}% between 2% and 5%")
else:
    gate_verdict = "FAIL"
    print(f"  GATE SCHWING-GEOM-39: FAIL")
    print(f"  Discrepancy {disc_final*100:.2f}% > 5%")
print(f"  {'='*60}")

# Identify which BCS parameters prevent exact equality
print(f"\n  STRUCTURAL ANALYSIS:")
print(f"  The near-agreement arises from using DIFFERENT Delta_0 values:")
print(f"    S_Schwinger uses Delta_0_peak = {Delta_0_peak:.6f} (physical gap)")
print(f"    S_inst uses the GL landscape (GL Delta_0 = {Delta_0_check:.6f})")
print(f"    Ratio: {Delta_0_peak/Delta_0_check:.4f}")
print(f"")
print(f"  Parameters preventing exact geometric reduction:")
print(f"    1. Transit speed |v| = {v_A:.4f} depends on FULL spectral action")
print(f"       (a_0 + a_2 + a_4 terms), not just R(tau).")
print(f"    2. The physical gap Delta_0_peak comes from the self-consistent")
print(f"       gap equation on the B2 sector, while the GL instanton action")
print(f"       depends on the GL coefficients a, b extracted from the free")
print(f"       energy landscape.")
print(f"    3. The identity S_Schwinger = S_inst is NOT an algebraic identity")
print(f"       in D_K eigenvalues alone. It involves the transit speed |v|,")
print(f"       which requires the FULL spectral action potential, not just the")
print(f"       Dirac spectrum at the fold.")
print(f"")
print(f"  The {disc_final*100:.1f}% near-agreement is a NUMERICAL near-coincidence")
print(f"  for the specific SU(3) Jensen deformation, NOT a theorem.")
print(f"  The parameters that break exact equality:")
print(f"    - The GL approximation (quartic truncation of F_BCS)")
print(f"    - The ratio Delta_0_peak / Delta_0_GL = {Delta_0_peak/Delta_0_check:.4f}")
print(f"    - The dependence of |v| on non-R(tau) spectral action terms")

# R(tau) role summary
print(f"\n  ROLE OF R(tau) (Paper 15 eq 3.70):")
print(f"    R(tau_fold) = {R_fold:.6f}")
print(f"    R contributes to the a_2 Seeley-DeWitt coefficient in the")
print(f"    spectral action. However, the tau dynamics are dominated by")
print(f"    the a_4 term (which involves |Riemann|^2, Ric^2). The a_2")
print(f"    contribution to the gradient is order R'(tau_fold) = {R_prime_fold:.4f},")
print(f"    while the full gradient gives |v| ~ {v_A:.1f}.")
print(f"    R(tau) alone cannot reproduce the transit speed.")


# ======================================================================
#  PLOTS
# ======================================================================

fig, axes = plt.subplots(2, 2, figsize=(14, 10))

# Plot 1: R(tau) and its derivative
ax = axes[0, 0]
ax.plot(tau_scan, R_scan, 'b-', linewidth=2, label=r'$R(\tau)$')
ax.axvline(tau_fold, color='r', linestyle='--', alpha=0.7, label=f'fold ({tau_fold:.3f})')
ax.axhline(R_fold, color='r', linestyle=':', alpha=0.3)
ax.set_xlabel(r'$\tau$')
ax.set_ylabel(r'$R(\tau)$')
ax.set_title('Scalar Curvature (Paper 15 eq 3.70)')
ax.legend()
ax.grid(True, alpha=0.3)

ax2 = ax.twinx()
ax2.plot(tau_scan, Rp_scan, 'g--', linewidth=1.5, alpha=0.6, label=r"$R'(\tau)$")
ax2.set_ylabel(r"$R'(\tau)$", color='g')
ax2.tick_params(axis='y', labelcolor='g')

# Plot 2: BCS free energy landscape
ax = axes[0, 1]
ax.plot(delta_scan, F_BCS_B2, 'b-', linewidth=2)
ax.axhline(0, color='k', linestyle='-', alpha=0.3)
ax.axvline(Delta_min_B2, color='r', linestyle='--', alpha=0.7,
           label=f'$\\Delta_0$ = {Delta_min_B2:.3f}')
ax.set_xlabel(r'$\Delta$')
ax.set_ylabel(r'$F_{BCS}(\Delta)$')
ax.set_title('BCS Free Energy (B2 sector)')
ax.set_xlim(0, 1.5)
ax.legend()
ax.grid(True, alpha=0.3)

# Plot 3: S_Schwinger vs S_inst comparison
ax = axes[1, 0]
methods = ['S38 repro', 'Terminal v', 'Traj v', 'GL gap', 'Singlet v']
S_vals = [S_schw_S38_val, S_schw_precise, S_schw_traj, S_schw_GL_v, min(S_schw_singlet, 2.0)]
colors = ['tab:blue', 'tab:orange', 'tab:green', 'tab:red', 'tab:purple']
x_pos = np.arange(len(methods))

bars = ax.bar(x_pos, S_vals, color=colors, alpha=0.7)
ax.axhline(S_inst_ref, color='k', linestyle='--', linewidth=2, label=f'S_inst = {S_inst_ref:.4f}')
ax.axhline(S_inst_ref * 1.02, color='gray', linestyle=':', alpha=0.5, label='2% band')
ax.axhline(S_inst_ref * 0.98, color='gray', linestyle=':', alpha=0.5)
ax.set_xticks(x_pos)
ax.set_xticklabels(methods, rotation=30, ha='right')
ax.set_ylabel(r'$S_{Schwinger}$')
ax.set_title(r'$S_{Schwinger}$ vs $S_{inst}$ (various methods)')
ax.set_ylim(0, max(0.15, S_inst_ref * 1.5))
ax.legend()
ax.grid(True, alpha=0.3, axis='y')

# Plot 4: Discrepancy analysis
ax = axes[1, 1]
v_range = np.linspace(20, 35, 200)
S_schw_v = np.pi * Delta_0_peak**2 / v_range
ax.plot(v_range, S_schw_v, 'b-', linewidth=2,
        label=r'$\pi \Delta_0^2 / |v|$')
ax.axhline(S_inst_ref, color='r', linestyle='--', linewidth=2,
           label=f'$S_{{inst}}$ = {S_inst_ref:.4f}')
ax.fill_between(v_range, S_inst_ref*0.98, S_inst_ref*1.02,
                color='green', alpha=0.2, label='2% pass band')
ax.fill_between(v_range, S_inst_ref*0.95, S_inst_ref*1.05,
                color='yellow', alpha=0.15, label='5% fail band')
ax.axvline(v_A, color='tab:orange', linestyle=':', linewidth=1.5,
           label=f'$|v_{{term}}|$ = {v_A:.1f}')
ax.axvline(v_C, color='tab:green', linestyle=':', linewidth=1.5,
           label=f'$|v_{{traj}}|$ = {v_C:.1f}')
ax.set_xlabel(r'$|d\tau/dt|$')
ax.set_ylabel(r'$S_{Schwinger}$')
ax.set_title('Schwinger Exponent vs Transit Speed')
ax.legend(fontsize=8)
ax.grid(True, alpha=0.3)

plt.tight_layout()
plt.savefig(os.path.join(SCRIPT_DIR, 's39_schwinger_geometric.png'), dpi=150)
print(f"\n  Plot saved: tier0-computation/s39_schwinger_geometric.png")

# Find the |v| that gives exact equality
v_exact = np.pi * Delta_0_peak**2 / S_inst_ref
print(f"\n  For EXACT equality S_Schwinger = S_inst:")
print(f"    Required |v| = pi * Delta_0^2 / S_inst = {v_exact:.4f}")
print(f"    Actual |v| (terminal) = {v_A:.4f}")
print(f"    Actual |v| (trajectory) = {v_C:.4f}")
print(f"    Required/actual ratio = {v_exact/v_A:.4f}")


# ======================================================================
#  SAVE DATA
# ======================================================================

print("\n--- Saving data ---")

output_path = os.path.join(SCRIPT_DIR, 's39_schwinger_geometric.npz')
np.savez(output_path,
    # Gate
    gate_id='SCHWING-GEOM-39',
    gate_verdict=gate_verdict,
    gate_criterion='|S_Schwinger - S_inst| / S_inst < 0.02',
    gate_discrepancy=disc_final,

    # Scalar curvature
    R_at_fold=R_fold,
    R_prime_at_fold=R_prime_fold,
    R_double_prime_at_fold=R_pp_fold,
    R_at_zero=R_0,
    tau_fold=tau_fold,

    # BCS gap
    Delta_0_peak=Delta_0_peak,
    Delta_0_GL=Delta_0_check,
    Delta_0_num=Delta_0_num,
    Delta_min_B2=Delta_min_B2,

    # Transit speed
    v_terminal_full=v_A,
    v_fold_trajectory=v_C,
    v_for_exact_equality=v_exact,

    # S_Schwinger (various)
    S_Schwinger_terminal=S_schwinger_best,
    S_Schwinger_trajectory=S_schwinger_traj,
    S_Schwinger_S38=S_schw_S38_val,
    S_Schwinger_GL_gap=S_schw_GL_v,

    # S_inst
    S_inst_best=S_inst_ref,
    S_inst_recomputed=S_inst_recomputed,
    S_inst_analytic=S_inst_analytic,

    # GL coefficients
    a_GL=a_GL,
    b_GL=b_GL,

    # Geometric data
    E_cond_use=E_cond_use,
    rho_B2_per_mode=rho_B2_per_mode,
    N_total_B2=N_total,

    # Discrepancies
    disc_terminal=disc_final,
    disc_trajectory=disc_traj,
    disc_GL_gap=disc_GL,
    disc_S38=disc_S38,

    # Scan data
    tau_scan=tau_scan,
    R_scan=R_scan,
    R_prime_scan=Rp_scan,
)

print(f"  Saved: {output_path}")

elapsed = time.time() - t0
print(f"\n  Elapsed time: {elapsed:.2f}s")
print(f"\n{'='*78}")
print(f"  FINAL: SCHWING-GEOM-39 = {gate_verdict}")
print(f"  Discrepancy = {disc_final*100:.2f}%")
print(f"  S_Schwinger = {S_schwinger_best:.6f}")
print(f"  S_inst = {S_inst_final:.6f}")
print(f"{'='*78}")
